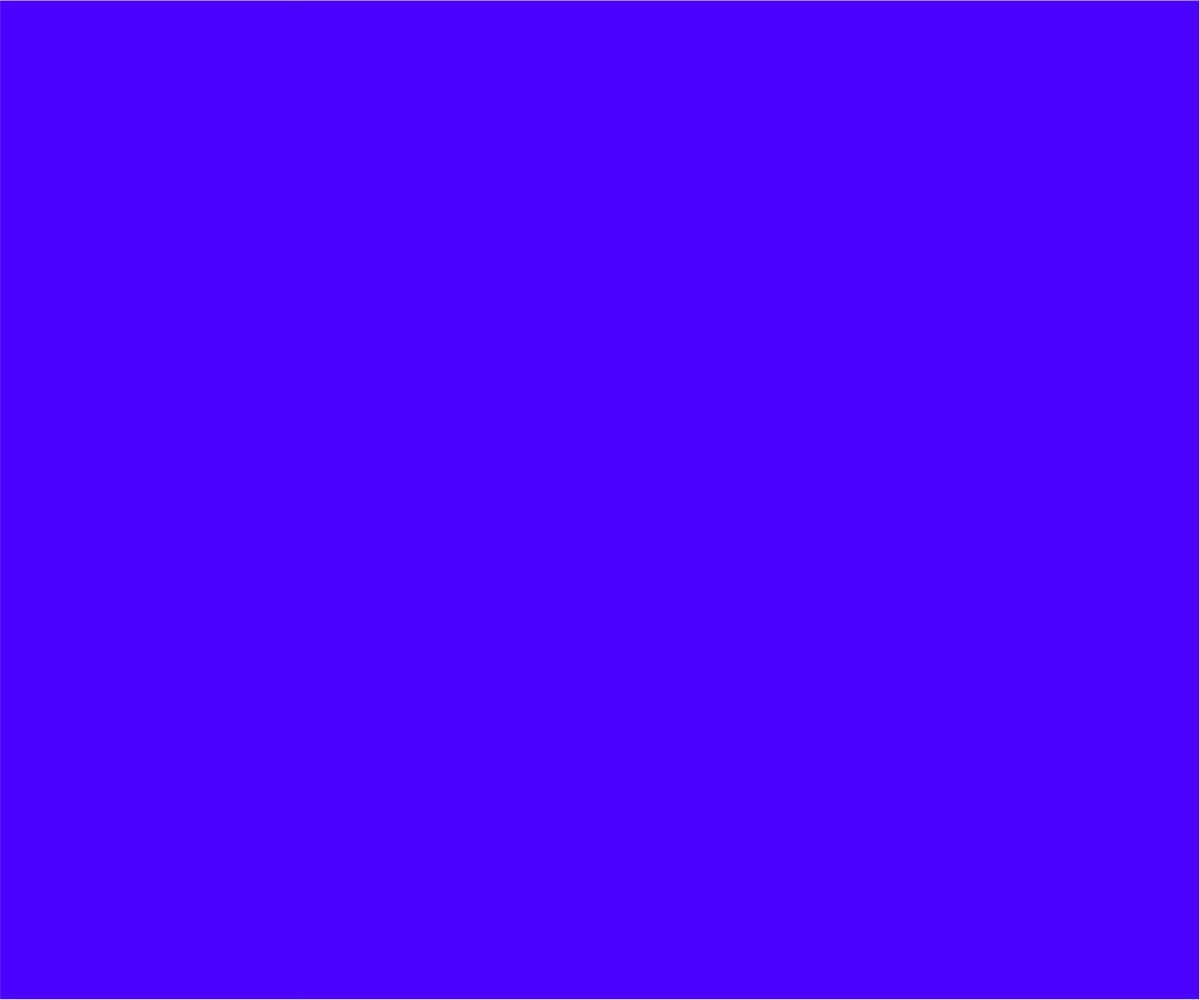
Frame 1 (no input)
Frame 60 (no input): identical to frame 1, image omitted
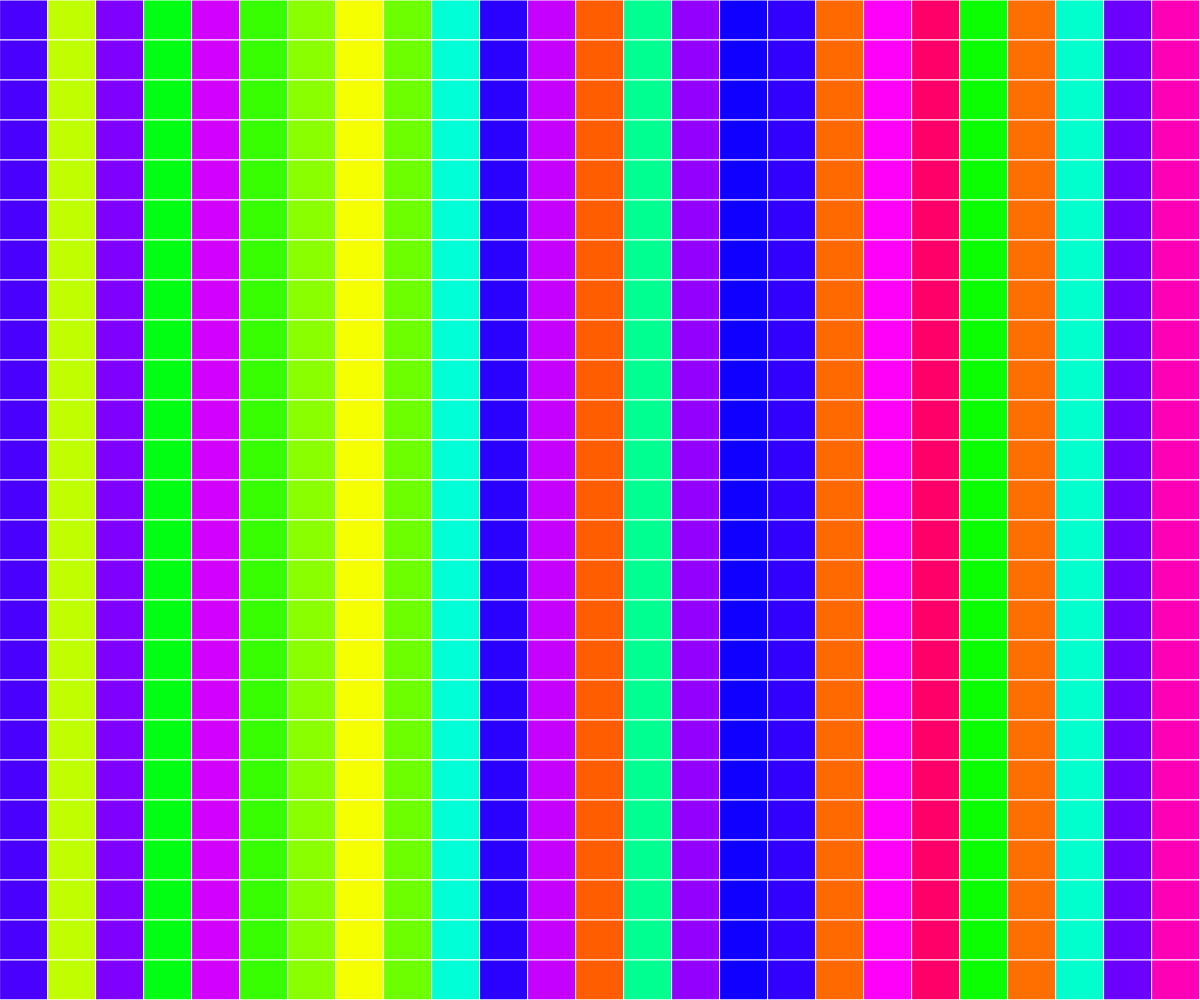
Frame 120 (the mouse pressed at the canvas centre since frame 60)

The p5.js sketch that drew these frames (run headless with seeded random() and noise() and a simulated clock; from frame 60 on, the mouse is pressed at the canvas centre):

// p5.js sketch
// ── sketch.js

// Pattern Modulo. by Federico Topa partendo dal lavoro svolto 
// da  Benedikt Groß, Hartmut Bohnacker, Julia Laub, Claudius Lazzeroni-
// Generative Gestaltung – Creative Coding im Web


// 2020 © fe-to, Daniele @Fupete and the course DSII2020 at DESIGN.unirsm 
// github.com/dsii-2020-unirsm — github.com/fupete
// Educational purposes, MIT License, 2020, San Marino


let NumPiastrelleX = 50; // suddivisioni asse x
let NumPiastrelleY = 50; // suddivisioni asse y

let hueValues = [];
let saturationValues = [];
let brightnessValues = [];

function setup() {
  createCanvas(windowWidth, windowHeight);
  colorMode(HSB, 360, 100, 100, 100);
  stroke(255);

  // init con valori casuali
  for (let i = 0; i < NumPiastrelleX; i++) {
    hueValues[i] = random(360);
    saturationValues[i] = (100);
    brightnessValues[i] = (100);
  }
}

function draw() {
  
  //limito le coordinate del mouse sul canvas
  
  let mX = constrain(mouseX, 0, width); // reference p5 Constrain (number to constrain, limite minimo, limite massimo)
  
  let mY = constrain(mouseY, 0, height);

  // contatore piastrelle
  
  let contatore = 0;

  // mappo il mouse sulla dimensione della griglia
  
  let currentNumPiastrelleX = int(map(mX, 0, width, 1, NumPiastrelleX));
  let currentNumPiastrelleY = int(map(mY, 0, height, 1, NumPiastrelleY));
  let tileWidth = width / currentNumPiastrelleX; //divido la larghezza del canvas per il numero di piastrelle generate
  let tileHeight = height / currentNumPiastrelleY; //divido l'altezza del canvas per il numero di piastrelle generate

  for (let gridY = 0; gridY < NumPiastrelleY; gridY++) {
    for (let gridX = 0; gridX < NumPiastrelleX; gridX++) {
      let posX = tileWidth * gridX;
      let posY = tileHeight * gridY;
      let index = contatore % currentNumPiastrelleX; //attraverso il contatore assegno poi il riempimento alle diverse parti generate dal movimento del mouse.

      // colore delle diverse  parti
      
      fill(hueValues[index], saturationValues[index], brightnessValues[index]);
      rect(posX, posY, tileWidth, tileHeight);
      contatore++;
    }
  }
}
